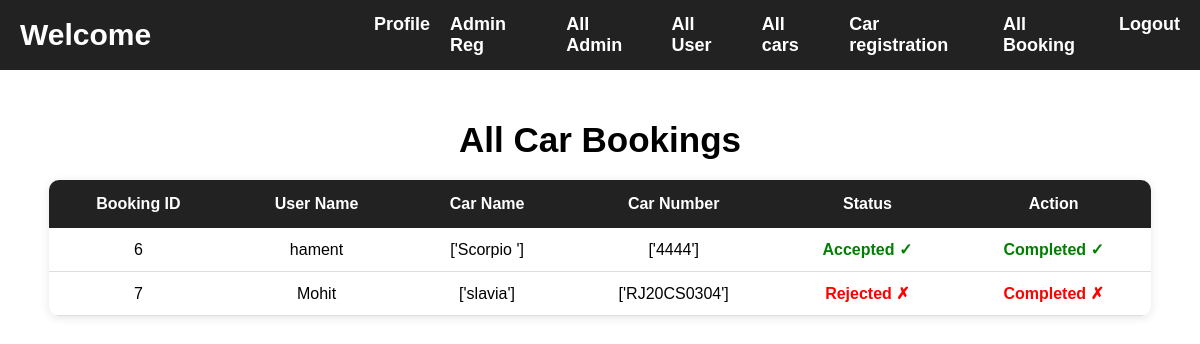
Page /show_all_bookings/ (signed in) on the committed database.
### app1/models.py (models this page shows, shortened)
class BookNow(models.Model):
    bookingid=models.AutoField(primary_key=True)
    userid=models.CharField(max_length=100)
    Car_Name = models.CharField(max_length=100)
    Car_Number = models.CharField(max_length=100)
    Full_Name = models.CharField(max_length=100)
    Email=models.CharField(max_length=100)
    driver_license=models.CharField(max_length=100)
    deicer_license_Photo=models.ImageField(upload_to='cars/')
    Pickup_Date=models.DateField()
    Pickup_Time=models.TimeField()
    Return_Date=models.DateField()
    Return_Time=models.TimeField()
    Pickup_Location=models.CharField(max_length=100)
    Drop_Location=models.CharField(max_length=100)
    Status = models.CharField(max_length=20,default='Pending')

### app1/views.py (the view)
# urls.py: path('show_all_bookings/', views.show_all_bookings),
def show_all_bookings(request):
    if request.session.has_key('usertype'):
        usertype=request.session['usertype']
        if usertype == 'admin':
            obj = BookNow.objects.all()
            return render(request,'show_all_car_bookings.html',{'key1':obj})
        else:
            return render(request, 'author.html')
    else:
        return render(request, 'author.html')

### app1/templates/show_all_car_bookings.html (shortened to what this page needs)
{% extends "adminmaster.html" %}
{% block m1 %}
<h1 class="page-title">All Car Bookings</h1>
<table class="booking-table">
<tr>
    <th>Booking ID</th>
    <th>User Name</th>
    <th>Car Name</th>
    <th> Car Number</th>
    <th>Status</th>
    <th>Action</th>
</tr>
{% for k in key1 %}
<tr>
    <td>{{ k.bookingid }}</td>
    <td>{{ k.Full_Name }}</td>
    <td>{{ k.Car_Name }}</td>
    <td>{{ k.Car_Number }}</td>
    <td>
        {% if k.Status == "Pending" %}
            <span class="pending">Pending</span>
        {% elif k.Status == "Accepted" %}
            <span class="accepted">Accepted ✓</span>
        {% elif k.Status == "Rejected" %}
            <span class="rejected">Rejected ✗</span>
        {% endif %}
    </td>
    <td>
        {% if k.Status == "Pending" %}
        <form method="post" action="/Accept_booking/" style="display:inline;">
            {% csrf_token %}
            <input type="hidden" name="bookingid" value="{{ k.bookingid }}">
            <input type="submit" value="Accept" class="btn accept-btn">
        </form>
        <form method="post" action="/Reject_booking/" style="display:inline;">
            {% csrf_token %}
            <input type="hidden" name="bookingid" value="{{ k.bookingid }}">
            <input type="submit" value="Reject" class="btn reject-btn">
        </form>
        {% elif k.Status == "Accepted" %}
            <span class="complete accepted">
                Completed ✓
            </span>
        {% elif k.Status == "Rejected" %}
            <span class="complete rejected">
                Completed ✗
            </span>
        {% endif %}
    </td>
</tr>
{% endfor %}
</table>
{% endblock %}

### app1/templates/adminmaster.html (style rules this page uses)
body { margin:0px; padding:0px; font-family:Arial, sans-serif; }

### app1/templates/show_all_car_bookings.html (style rules this page uses)
.page-title { text-align:center; margin:20px 0; font-size:35px; font-weight:bold; }
.booking-table { width:95%; margin:auto; border-collapse:collapse; background:white; box-shadow:0px 2px 10px rgba(0,0,0,0.1); border-radius:10px; overflow:hidden; }
.booking-table th { background:#222; color:white; padding:15px; text-align:center; }
.booking-table td { padding:12px; text-align:center; border-bottom:1px solid #ddd; }
.accepted { color:green; font-weight:bold; }
.rejected { color:red; font-weight:bold; }
.complete { font-weight:bold; font-size:16px; }

### rows in the picture
BookNow: bookingid "6", Full_Name "hament", Car_Name "['Scorpio ']", Car_Number "['4444']", Status "Accepted ✓"
BookNow: bookingid "7", Full_Name "Mohit", Car_Name "['slavia']", Car_Number "['RJ20CS0304']", Status "Rejected ✗"
